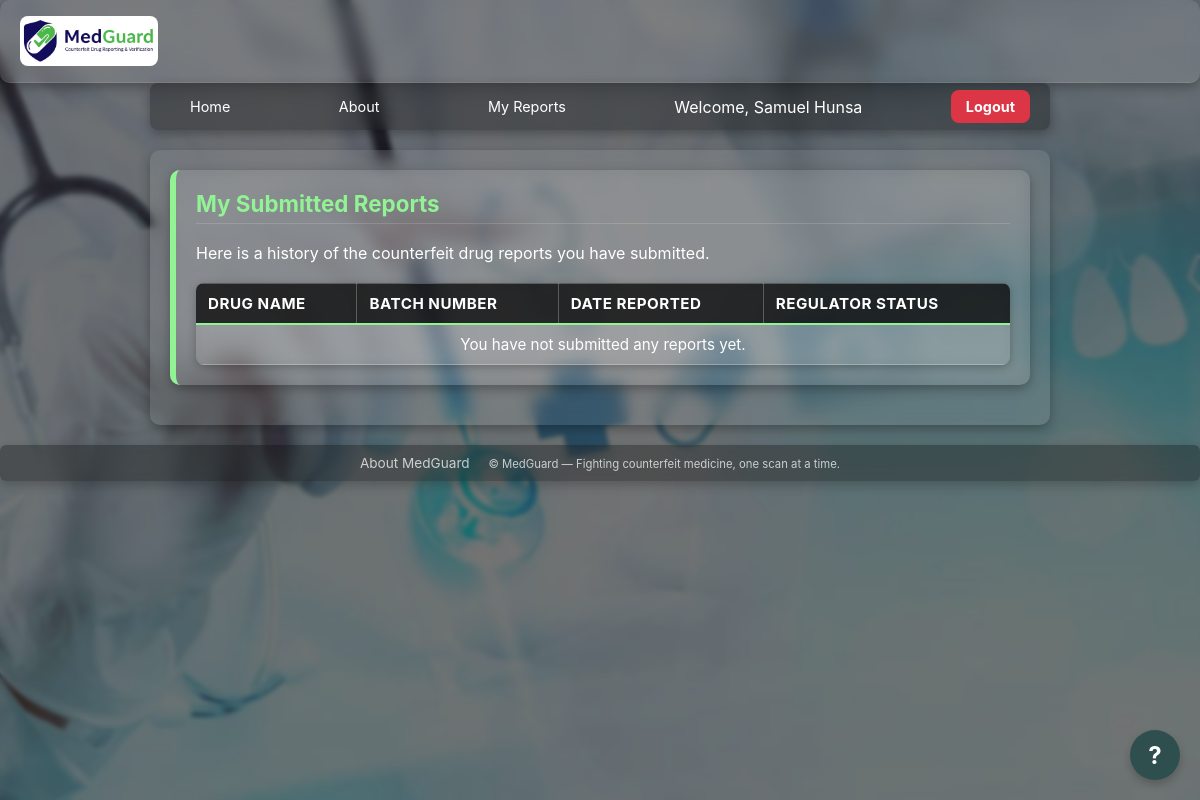
Before: /my-reports (signed in) with the older database file.
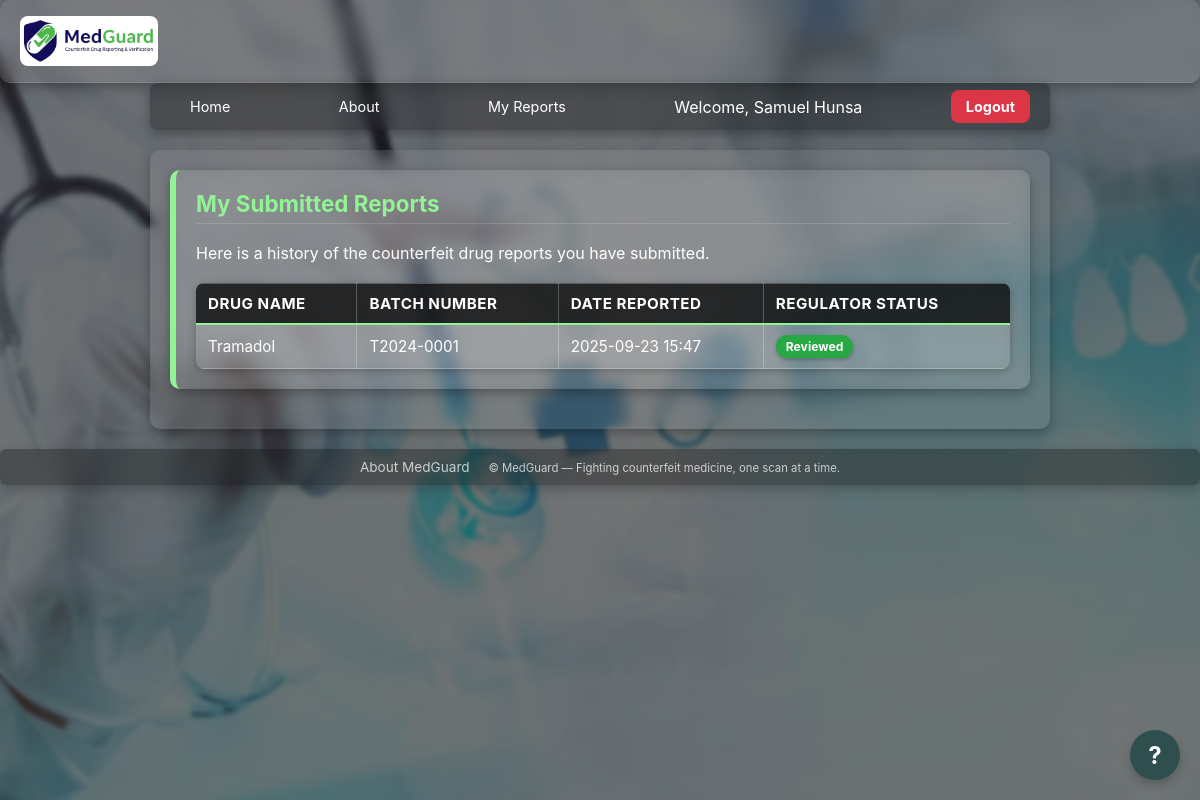
After: the same page with the newer database file.
### tables this page shows
CREATE TABLE reports (
            id INTEGER PRIMARY KEY AUTOINCREMENT,
            drug_name TEXT,
            batch_number TEXT NOT NULL,
            location TEXT,
            note TEXT,
            image_filename TEXT,
            reported_on TIMESTAMP DEFAULT (datetime('now')),
            status INTEGER DEFAULT 0
        , latitude REAL, longitude REAL, user_id INTEGER REFERENCES users(id), image_analysis_result TEXT);

### backend/routes/auth.py (the view)
@auth_bp.route("/my-reports")
def my_reports():
    if "user_id" not in session:
        return redirect(url_for("auth.login"))
    user_id = session["user_id"]
    conn = get_db()
    reports = conn.execute(
        "SELECT * FROM reports WHERE user_id = ? ORDER BY reported_on DESC",
        (user_id,)
    ).fetchall()
    return render_template("my_reports.html", reports=reports)

### backend/database.py (called while the page is built)
def get_db():
    if "db" not in g:
        conn = sqlite3.connect(
            cfg.DB_PATH,
            detect_types=sqlite3.PARSE_DECLTYPES,
            timeout=10
        )
        conn.row_factory = sqlite3.Row
        conn.execute("PRAGMA journal_mode=WAL;")
        g.db = conn
    return g.db

### frontend/templates/my_reports.html
{% extends "base.html" %} {% block content %}
<div class="panel">
  <h2>My Submitted Reports</h2>
  <p>Here is a history of the counterfeit drug reports you have submitted.</p>
  <table class="table" style="margin-top: 20px">
    <thead>
      <tr>
        <th>Drug Name</th>
        <th>Batch Number</th>
        <th>Date Reported</th>
        <th>Regulator Status</th>
      </tr>
    </thead>
    <tbody>
      {% for report in reports %}
      <tr>
        <td>{{ report.drug_name or "-" }}</td>
        <td>{{ report.batch_number }}</td>
        <td>{{ report.reported_on.strftime('%Y-%m-%d %H:%M') }}</td>
        <td>
          {% if report.status == 0 %}
          <span
            class="badge badge-new"
            style="background-color: #ffc107; color: #000"
            >Pending Review</span
          >
          {% else %}
          <span
            class="badge badge-checked"
            style="background-color: #28a745; color: #fff"
            >Reviewed</span
          >
          {% endif %}
        </td>
      </tr>
      {% else %}
      <tr>
        <td colspan="4" style="text-align: center">
          You have not submitted any reports yet.
        </td>
      </tr>
      {% endfor %}
    </tbody>
  </table>
</div>
{% endblock %}

Changed rows visible on the page:
added reports: drug_name "Tramadol", batch_number "T2024-0001", reported_on "2025-09-23 15:47", status "Reviewed"
Other visible differences:
text no longer shown: "You have not submitted any reports yet."
